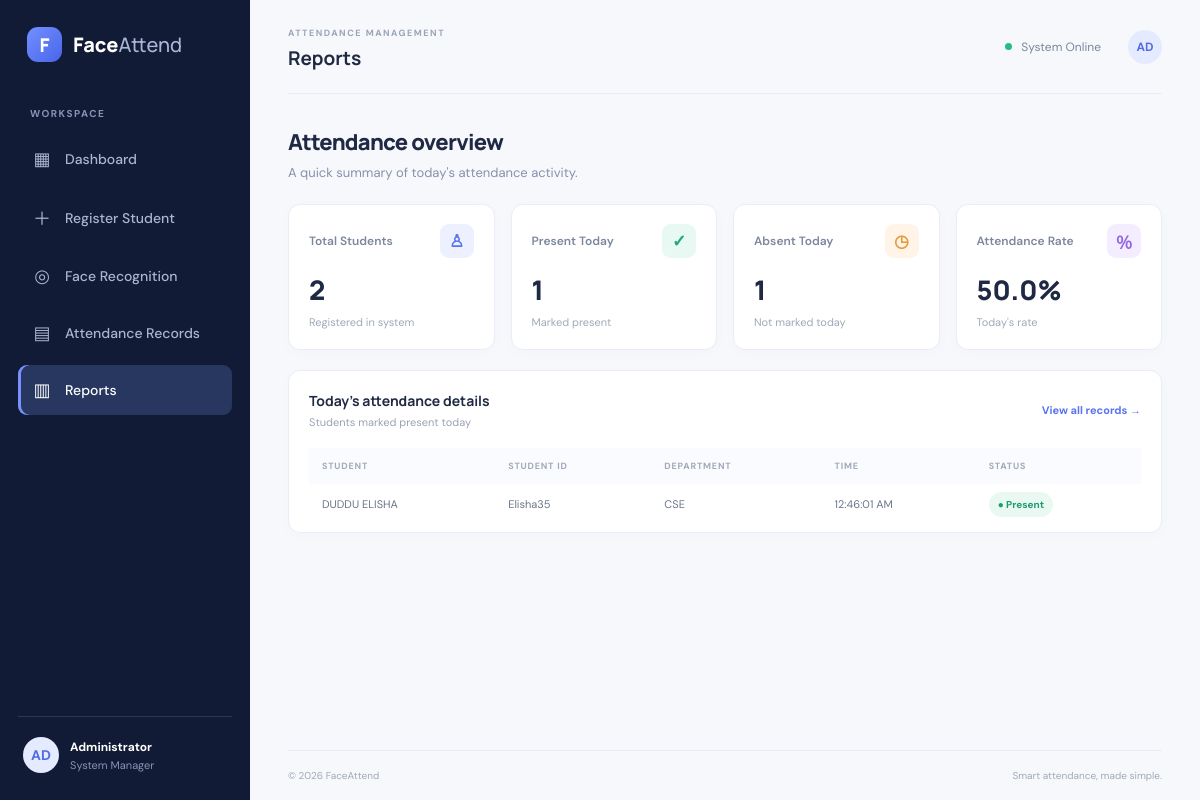
Page /reports on the committed database.
### tables this page shows
CREATE TABLE attendance (
            id INTEGER PRIMARY KEY AUTOINCREMENT,
            student_id TEXT NOT NULL,
            attendance_date TEXT NOT NULL,
            attendance_time TEXT NOT NULL,
            status TEXT NOT NULL,
            UNIQUE(student_id, attendance_date),
            FOREIGN KEY(student_id) REFERENCES students(student_id)
        );

CREATE TABLE students (
            id INTEGER PRIMARY KEY AUTOINCREMENT,
            student_id TEXT UNIQUE NOT NULL,
            name TEXT NOT NULL,
            department TEXT NOT NULL,
            created_at TEXT NOT NULL
        );

### app.py (the view)
@app.route("/reports")
def reports():
    return render_template("reports.html", stats=dashboard_stats(), records=list_attendance(date.today().isoformat()))

### database.py (called while the page is built)
@contextmanager
def get_db():
    conn = sqlite3.connect(DB_PATH)
    conn.row_factory = sqlite3.Row
    try:
        yield conn
        conn.commit()
    finally:
        conn.close()

def dashboard_stats():
    today = date.today().isoformat()
    with get_db() as conn:
        total = conn.execute("SELECT COUNT(*) FROM students").fetchone()[0]
        present = conn.execute("SELECT COUNT(*) FROM attendance WHERE attendance_date=?", (today,)).fetchone()[0]
    absent = max(total - present, 0)
    percentage = round((present / total) * 100, 1) if total else 0
    return {"total": total, "present": present, "absent": absent, "percentage": percentage}

def list_attendance(selected_date):
    with get_db() as conn:
        return conn.execute("""
            SELECT a.student_id, s.name, s.department, a.attendance_date, a.attendance_time, a.status
            FROM attendance a JOIN students s ON s.student_id=a.student_id
            WHERE a.attendance_date=? ORDER BY a.attendance_time DESC
        """, (selected_date,)).fetchall()

### templates/reports.html (shortened to what this page needs)
{% extends "base.html" %}
{% block heading %}Reports{% endblock %}
{% block content %}
<div class="page-intro"><h1>Attendance overview</h1><p>A quick summary of today's attendance activity.</p></div>
<div class="stats-grid"><div class="stat-card"><div class="stat-top"><span>Total Students</span><span class="stat-icon blue">♙</span></div><strong>{{ stats.total }}</strong><small>Registered in system</small></div><div class="stat-card"><div class="stat-top"><span>Present Today</span><span class="stat-icon green">✓</span></div><strong>{{ stats.present }}</strong><small>Marked present</small></div><div class="stat-card"><div class="stat-top"><span>Absent Today</span><span class="stat-icon orange">◷</span></div><strong>{{ stats.absent }}</strong><small>Not marked today</small></div><div class="stat-card"><div class="stat-top"><span>Attendance Rate</span><span class="stat-icon purple">％</span></div><strong>{{ stats.percentage }}%</strong><small>Today's rate</small></div></div>
<div class="panel table-panel"><div class="panel-heading"><div><h3>Today's attendance details</h3><p>Students marked present today</p></div><a class="text-link" href="{{ url_for('records') }}">View all records →</a></div><div class="table-wrap"><table><thead><tr><th>STUDENT</th><th>STUDENT ID</th><th>DEPARTMENT</th><th>TIME</th><th>STATUS</th></tr></thead><tbody>{% for row in records %}<tr><td>{{ row.name }}</td><td>{{ row.student_id }}</td><td>{{ row.department }}</td><td>{{ row.attendance_time }}</td><td><span class="attendance-badge">● {{ row.status }}</span></td></tr>{% else %}<tr><td colspan="5" class="empty-state">No attendance has been marked today.</td></tr>{% endfor %}</tbody></table></div></div>
{% endblock %}

### static/css/style.css (style rules this page uses)
:root { --navy:#111b35;--navy2:#1a2748;--blue:#5575f7;--text:#202944;--muted:#8791a8;--line:#e9edf5;--bg:#f6f8fc;--green:#1ba982 }
* { box-sizing:border-box }
body { margin:0;background:var(--bg);color:var(--text);font-family:'DM Sans',sans-serif;font-size:14px }
.welcome-row h1,.page-intro h1 { font:800 24px Manrope;margin:0 0 7px;letter-spacing:-.7px }
.welcome-row p,.page-intro p { color:var(--muted);margin:0;font-size:13px }
.stats-grid { display:grid;grid-template-columns:repeat(4,1fr);gap:16px;margin-bottom:20px }
.stat-card,.panel { background:white;border:1px solid var(--line);border-radius:12px;box-shadow:0 3px 14px #25345c05 }
.stat-card { padding:19px 20px }
.stat-top { display:flex;align-items:center;justify-content:space-between;color:#7d879c;font-size:12px;font-weight:600 }
.stat-icon,.quick-icon { width:34px;height:34px;border-radius:9px;display:grid;place-items:center;font-size:17px }
.blue { background:#edf1ff;color:#5874ee }
.green { background:#e8f8f2;color:#20a77f }
.orange { background:#fff4e7;color:#e79b39 }
.purple { background:#f3edff;color:#9368df }
.stat-card>strong { font:800 27px Manrope;display:block;margin:13px 0 4px }
.stat-card>small { font-size:11px;color:#a0a8b8 }
.panel { padding:20px;margin-bottom:18px }
.panel-heading { display:flex;justify-content:space-between;align-items:center;margin-bottom:19px }
.panel-heading h3 { font:700 14px Manrope;margin:0 0 5px }
.panel-heading p { margin:0;color:#9aa3b4;font-size:11px }
.status-pill,.attendance-badge { background:#eaf8f2;color:#1a9b74;border-radius:20px;padding:6px 9px;font-size:10px;font-weight:700;white-space:nowrap }
.table-panel { padding-bottom:8px }
.text-link { font-size:11px;color:#5874ee;text-decoration:none;font-weight:700 }
.table-wrap { overflow-x:auto }
table { border-collapse:collapse;width:100%;text-align:left;white-space:nowrap }
th { font-size:9px;letter-spacing:.8px;color:#a0a9b9;font-weight:700;padding:12px 13px;background:#fafbfe }
td { padding:13px;border-bottom:1px solid #f0f2f6;color:#69758b;font-size:11px }
tbody tr:last-child td { border-bottom:0 }
.page-intro { margin:3px 0 23px }
.page-intro h1 { font-size:22px }

### rows in the picture
attendance: name "DUDDU ELISHA", student_id "Elisha35", department "CSE", attendance_time "12:46:01 AM", status "Present"

### other values in the picture
{{ stats.total }} "2"
{{ stats.present }} "1"
{{ stats.absent }} "1"
{{ stats.percentage }} "50.0"
